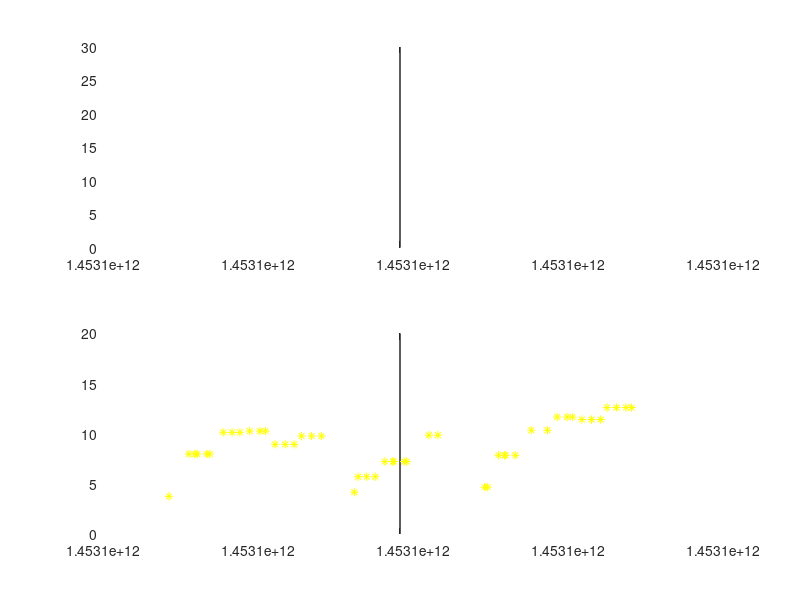

MATLAB code to generate this figure:
close all;
clear all;

% Data input and parse to t, x, y, z axis, 
m = csvread('pure_data.csv');
x = m(:,2);
y = m(:,3);
z = m(:,4);
t = m(:,1);
mag =sqrt(x.^2+y.^2+z.^2);
subplot(2,1,1);
plot(t, mag);
total_size = size(t,1);

% Defination
alpha = 0.1;
smoothed = zeros(total_size,1);
smoothed(1) = mag(1);
window_size = 180;

% Loop through the data and process
for i=2:total_size
    smoothed(i) = alpha*mag(i) + (1-alpha)*smoothed(i-1);
end

subplot(2,1,2);
plot(t, smoothed);
hold on;

for j=1:window_size:total_size
    if j+window_size-1>total_size
        break;
    end
    data_buffer = smoothed(j:j+window_size-1);
    min_val = min(data_buffer);
    max_val = max(data_buffer);
    avg_val = (max_val+min_val)/2;
    plot([t(j) t(j+window_size-1)], [min_val min_val],'r');
    plot([t(j) t(j+window_size-1)], [max_val max_val],'r');
    plot([t(j) t(j+window_size-1)], [avg_val avg_val],'g');
    
    data_buffer_avg = data_buffer - avg_val;
    aboveZero = data_buffer_avg > 0;
    zeroCrossing = diff(aboveZero) == 1;
    zeroCrossingIndex = find(zeroCrossing);
    step_size = size(zeroCrossingIndex,1);
    plot(t(zeroCrossingIndex+j), ones(step_size,1)*avg_val ,'y*');
    
end
% heuristic: these is lower and up limit for step speed







